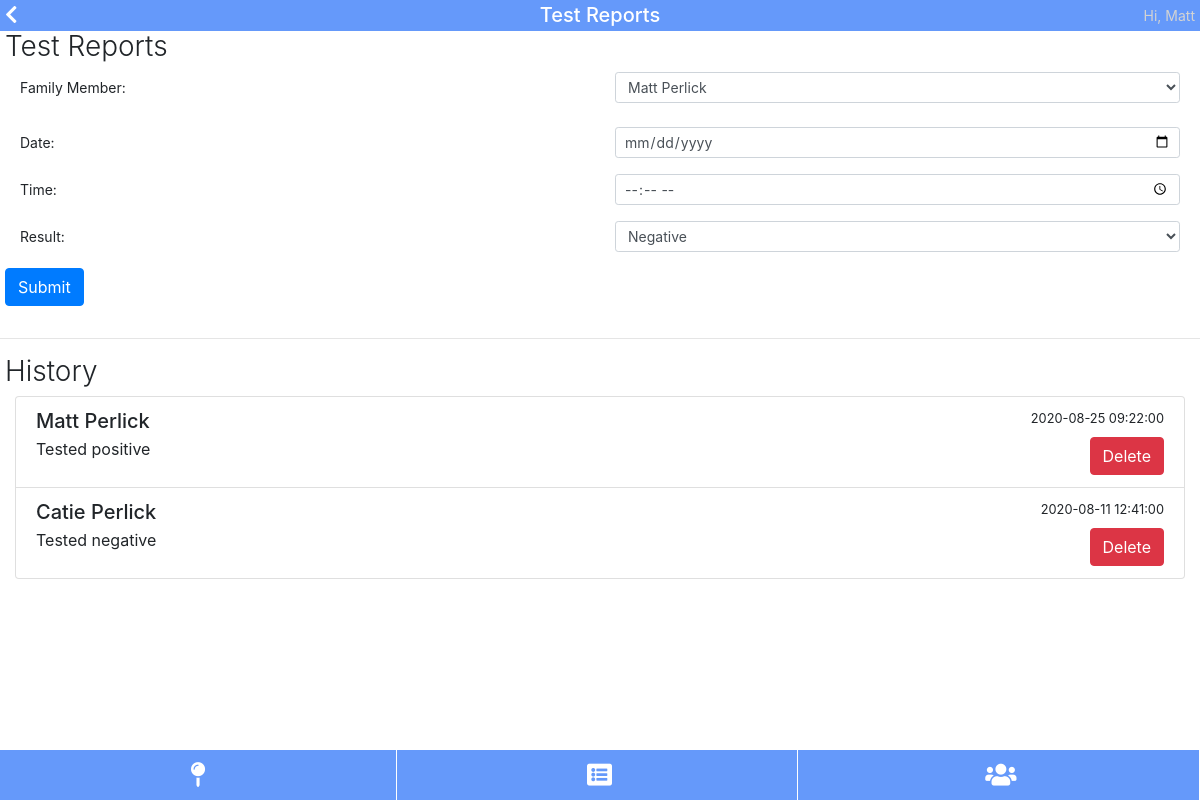
Screenshot of /test-reports (signed in) with the database file from the repository.
### tables this page shows
CREATE TABLE users (id INTEGER PRIMARY KEY, username varchar(255), Password varchar(255));

CREATE TABLE people (id INTEGER PRIMARY KEY, user_id INTEGER, first varchar(255), last varchar(255));

CREATE TABLE tests (id INTEGER PRIMARY KEY, person_id INTEGER, timestamp INTEGER, result int(1));

### pages.py (the view)
@pages.route('/test-reports')
@flask_login.login_required
def pages_testReports():
	data = {}
	data['title'] = "Test Reports"
	uid = flask_login.current_user.get_id()
	data['members'] = db.get_db().query("select * from people where user_id=" + str(uid))
	tests = db.get_db().query("""
		select * from people
		join tests
			on people.id = tests.person_id
		where user_id=""" + str(uid))
	data['tests'] = []
	j = 0
	for test in tests:
		data['tests'].append([])
		i = 0
		for item in test:
			if i == 6:
				timestamp = datetime.fromtimestamp(item)
				data['tests'][j].append(str(timestamp.date()))
				data['tests'][j].append(str(timestamp.time()))
			else:
				data['tests'][j].append(item)
			i = i + 1
		j = j + 1
	return render_template('pages/test-reports.html', data=data)

### auth.py (called while the page is built)
	def get_id(self):
		return self.id

### database.py (called while the page is built)
	def get_db():
		try:
			db = getattr(g, '_database', None)
		except NameError:
			db = Database()
			g = lambda: None #funny syntax that lets me set an attribute on global g
			setattr(g, '_database', db)
		return db

	def query(self, sql, parameters=[]):
		c = self.conn.cursor()
		c.execute(sql, parameters)
		self.conn.commit()
		return c.fetchall()

### main.py (called while the page is built)
@app.teardown_appcontext
def close_connection(exception):
	try:
		db = getattr(g, '_database', None)
		db.close()
	except NameError:
		pass

@login_manager.user_loader
def load_user(id):
	res = db.get_db().query("select * from users where id='" + str(id) + "'")
	if len(res) == 1:
		user = User(res[0][0], res[0][1])
		user.is_authenticated = True
		return user
	else:
		return None

### templates/pages/test-reports.html (shortened to what this page needs)
{% extends "pages/base.html" %}
{% block content %}
<h2>Test Reports</h2>
<form action="{{ url_for('api.api_add_test') }}" method="post">
	<div class="form-group row">
		<label for="person" class="col col-form-label-sm">Family Member: </label>
		<div class="col">
			<select class="form-control form-control-sm" name="person" required>
				{% for person in data.members %}
				<option value="{{ person[0] }}">{{ person[2] }} {{ person[3] }}</option>
				{% endfor %}
			</select>
		</div>
	</div>
	<div class="form-group row">
		<label for="date" class="col col-form-label col-form-label-sm">Date: </label>
		<div class="col">
			<input class="form-control form-control-sm" type="date" name="date" required>
		</div>
	</div>
	<div class="form-group row">
		<label for="time" class="col col-form-label col-form-label-sm">Time: </label>
		<div class="col">
			<input class="form-control form-control-sm" type="time" name="time" required>
		</div>
	</div>
	<div class="form-group row">
		<label for="result" class="col col-form-label col-form-label-sm">Result: </label>
		<div class="col">
			<select name="result" class="form-control form-control-sm">
				<option value="0">Negative</option>
			</select>
		</div>
	</div>
	<button type="submit" class="btn btn-primary form-group">Submit</button>
</form>
<hr>
<h2>History</h2>
<div class="list-group">
	{% for test in data.tests %}
	<form action="{{ url_for('api.api_delete_test') }}" method="post" class="list-group-item">
		<div class="d-flex w-100 justify-content-between">
			<h5 class="mb-1">{{ test[2] }} {{ test[3] }}</h5>
			<small>{{ test[6] }} {{test[7]}}</small>
		</div>
		Tested {{ "positive" if test[8]==1 else "negative" }}
		<button type="submit" class="btn btn-danger" style="float: right;">Delete</button>
	</form>
	{% endfor %}
</div>
{% endblock %}

### templates/pages/base.html (shortened to what this page needs)
<!DOCTYPE html5>
<html>
<head>
	<link rel="stylesheet" href="https://stackpath.bootstrapcdn.com/bootstrap/4.3.1/css/bootstrap.min.css">
	<link rel="stylesheet" href="https://use.fontawesome.com/releases/v5.7.0/css/all.css">
	<link rel="stylesheet" href="{{ url_for('static', filename='css/global.css') }}">
</head>
<body>
	<div id="header">
		<span>Hi, {{current_user.username}}</span>
		{% if data.menu %}
			<i onclick="toggleNav()" class="fas fa-bars"></i>
		{% else %}
			<a href="{{ url_for('pages.pages_home') }}">
				<i class="fas fa-chevron-left"></i>
			</a>
		{% endif %}
		<h1>{{ data.title }}</h1>
	</div>
	<div class="header-spacer"></div>
	<div class="content">
	{% block content %}{% endblock %}
	</div>
	<div class="footer-spacer"></div>
	<div id="tabs">
		<a href="{{ url_for('pages.pages_locations') }}">
			<i class="fa fa-map-pin" aria-hidden="true"></i>
		</a>
		<a href="{{ url_for('pages.pages_testReports') }}">
			<i class="fa fa-list-alt" aria-hidden="true"></i>
		</a>
		<a href="{{ url_for('pages.pages_familyManager') }}">
			<i class="fa fa-users" aria-hidden="true"></i>
		</a>
	</div>
</body>
</html>

### public/css/global.css (style rules this page uses)
body { margin: 0; }
#header { position: fixed; width: 100%; z-index: 2; padding-top: 5px; padding-bottom: 5px; background-color: #6599fa; color: white; }
.header-spacer { height: 30px; }
#header h1 { font-size: 20px; line-height: 20px; width: max-content; margin-left: auto; margin-right: auto; margin-bottom: 0px; }
#header i { float: left; margin-left: 5px; font-size: 20px; }
#header > span { float: right; margin-right: 5px; font-size: 14px; color: lightgray; }
h2 { margin-left: 5px; font-size: 28px; font-weight: 300; }
a { color: unset; }
#tabs { position: fixed; bottom: 0; height: 50px; width: 100%; background-color: #6599fa; }
#tabs a { display: inline-block; height: 100%; width: calc(100% / 3 - 3px); text-align: center; border-right: 1px solid white; color: white; }
#tabs i { font-size: 25px; line-height: 50px; }
.footer-spacer { height: 70px; }
.list-group { margin-left: 15px; margin-right: 15px; }
.form-group { margin-left: 5px; margin-right: 5px; }

### rows the page displays
users: username "Matt"
people: first "Matt", last "Perlick", test "2020-08-25", test "09:22:00", value "positive"
people: first "Catie", last "Perlick", test "2020-08-11", result "12:41:00", value "negative"

### other values shown
{{ data.title }} "Test Reports"
form field person "Matt Perlick"
